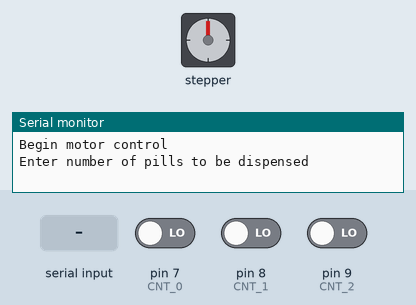
Recording of a sketch running on a simulated Arduino Uno, built with avr-gcc and run on an emulated ATmega328P. Parts: stepper motor, the last lines printed to the serial monitor. Wiring (inferred from the names in the program): stepper motor driver (200 steps per turn assumed): step pin 3; direction pin 5; enable pin 2. The inputs (shaded band) are chosen by the test bench; at power-on: pin 7 (CNT_0) LOW, pin 8 (CNT_1) LOW, pin 9 (CNT_2) LOW.

Above: at 1.2 s.
1.3 s: "90,45\n" received over Serial
At 1.55 s:
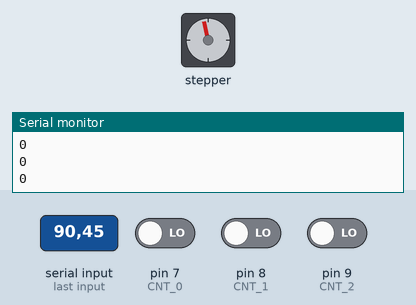
At 1.91 s:
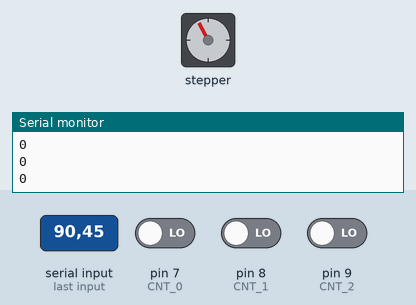
Timing chart, 0 to 16.3 s (numbered marks = the images above; inputs shaded):
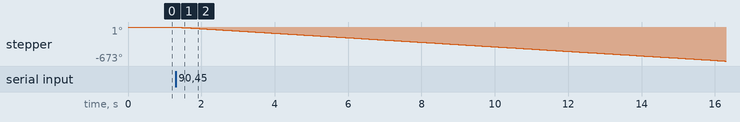

Measured:
- after the input at 1.3 s, stepper: keeps turning counter-clockwise at about 45°/s, starting at once

The sketch:

Motor_Control.ino
```cpp
#define EN 2
//#define SLP 4
#define stp 3
#define dir 5
//#define RST 6
#define CNT_0 7
#define CNT_1 8
#define CNT_2 9


//Declare variables for functions
int pills;
int x;
byte temp_num;
int count;


void setup() {
  pinMode(EN, OUTPUT);
  //pinMode(SLP, OUTPUT);
  pinMode(stp, OUTPUT);
  pinMode(dir, OUTPUT);
  //pinMode(RST, OUTPUT);
  pinMode(CNT_0, INPUT);
  pinMode(CNT_1, INPUT);
  pinMode(CNT_2, INPUT);
  resetPins(); //Set step, direction, microstep and enable pins to default states
  Serial.begin(9600); //Open Serial connection for debugging
  Serial.println("Begin motor control");
  Serial.println();
  //Print function list for user selection
  Serial.println("Enter number of pills to be dispensed");
  Serial.println();
}


//Main loop
void loop() {
  while(Serial.available()){
      Serial.println("Test");
      pills = Serial.parseInt();
      //digitalWrite(SLP, HIGH);
      digitalWrite(EN, LOW);
//      count = 0;
//      temp_num = digitalRead(CNT_2);
//      count = temp_num << 2;
//      temp_num = digitalRead(CNT_1);
//      count = count + (temp_num << 1);
//      temp_num = digitalRead(CNT_0);
//      count = count + temp_num;
//      Serial.println(count);
//      delay (500);
//
//      if (pills > count)
//
//      {
        StepForwardDefault();
//}

//      else
//
//      {
        Serial.println("Pills Dispensed");
        resetPins();
//      }

  }

}


//Reset Big Easy Driver pins to default states
void resetPins()
{
  digitalWrite(EN, HIGH);
  //digitalWrite(SLP, LOW);
  digitalWrite(stp, LOW);
  digitalWrite(dir, LOW);
  //digitalWrite(RST, LOW);
}


//Default microstep mode function
void StepForwardDefault()
{
  Serial.println("Dispensing Pills");
  digitalWrite(dir, LOW); //Pull direction pin low to move "forward"
  for(x= 1; x<1000000000000000000000; x++)  //Loop the forward stepping enough times for motion to be visible
  {
    digitalWrite(stp,HIGH); //Trigger one step forward

      count = 0;
      temp_num = digitalRead(CNT_2);
      count = temp_num << 2;
      temp_num = digitalRead(CNT_1);
      count = count + (temp_num << 1);
      temp_num = digitalRead(CNT_0);
      count = count + temp_num;
      delay(20);
      Serial.println(count);
      delay (10);

      if (pills <= count)
      {
        break;
      }

    digitalWrite(stp,LOW); //Pull step pin low so it can be triggered again
    delay(10);
  }
  //Serial.println("Enter new option");
  //Serial.println();
}
```
